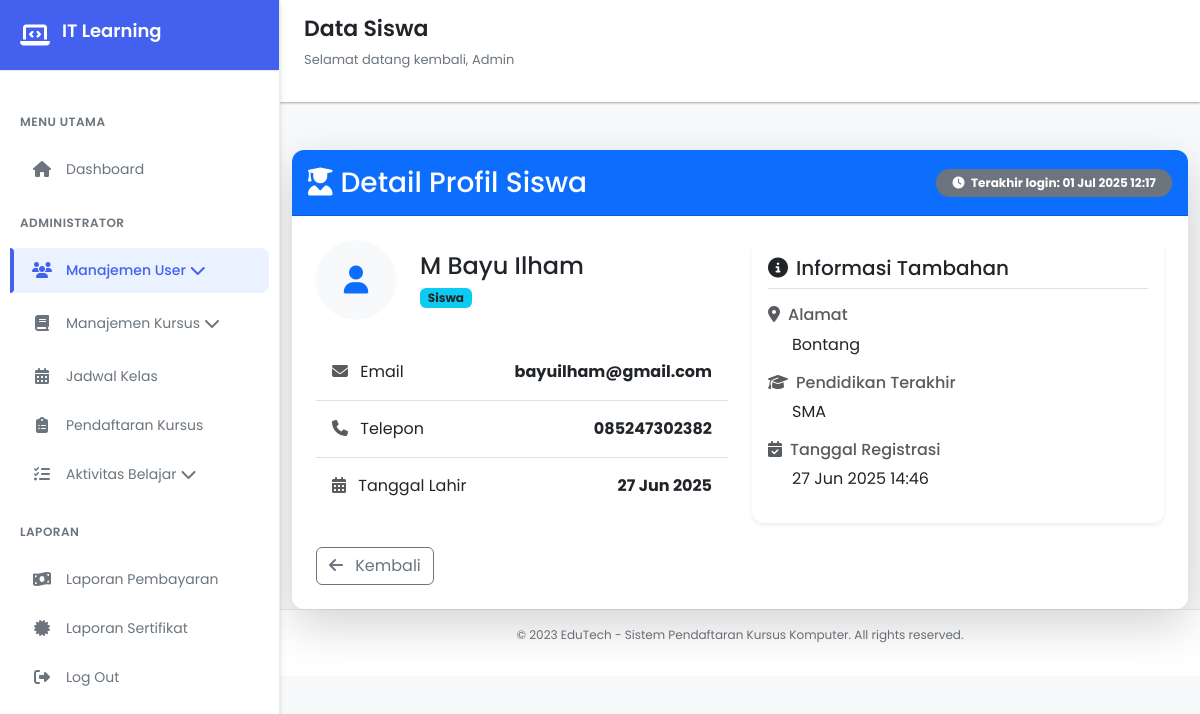
The page /views/dashboard/manajemen_user/detail_siswa.php?id=30 (signed in) on the database its author committed.
### tables this page shows
CREATE TABLE `students` (
  `student_id` int(11) NOT NULL,
  `pendidikan_terakhir` varchar(100) DEFAULT NULL,
  `tanggal_lahir` date DEFAULT NULL
);

CREATE TABLE `users` (
  `user_id` int(11) NOT NULL,
  `nama_lengkap` varchar(255) DEFAULT NULL,
  `email` varchar(255) DEFAULT NULL,
  `password_hash` varchar(255) DEFAULT NULL,
  `telepon` varchar(20) DEFAULT NULL,
  `alamat` text DEFAULT NULL,
  `tanggal_registrasi` datetime DEFAULT NULL,
  `last_login` datetime DEFAULT NULL,
  `role` enum('siswa','pengajar','admin') DEFAULT NULL
);

### views/dashboard/manajemen_user/detail_siswa.php (the view, shortened to what this page needs)
<?php
include '../../../database/koneksi.php';
$user_id = $_GET['id'];
$query = "SELECT users.*, students.pendidikan_terakhir, students.tanggal_lahir
          FROM users
          INNER JOIN students ON users.user_id = students.student_id
          WHERE users.user_id = $user_id";
$result = mysqli_query($conn, $query);
$data = mysqli_fetch_assoc($result);
 $last_login_time = !empty($data['last_login']) ? strtotime($data['last_login']) : null;
$is_online = $last_login_time && (time() - $last_login_time <= 600);
?>
<!DOCTYPE html>
<html lang="id">
<head>
    <link href="https://cdn.jsdelivr.net/npm/bootstrap@5.3.3/dist/css/bootstrap.min.css" rel="stylesheet">
    <link rel="stylesheet" href="https://cdnjs.cloudflare.com/ajax/libs/font-awesome/6.4.0/css/all.min.css">
    <link rel="stylesheet" href="../../../css/dasboard.css">
</head>
<body>
<div class="sidebar" id="sidebar">
        <div class="sidebar-header">
            <i class="fas fa-laptop-code"></i>
            <h2>IT Learning</h2>
        </div>
       <div class="sidebar-menu">
            <div class="menu-category">Menu Utama</div>
            <div class="menu-item " onclick="window.location.href='../dashboard.php'">
                <i class="fas fa-home"></i>
                <span>Dashboard</span>
             </div>
            <div class="menu-category">Administrator</div>
            <div class="menu-item active" onclick="toggleDropdown('user-dropdown')">
                <i class="fas fa-users"></i>
                <span>Manajemen User</span>
                <i class="fas fa-chevron-down ml-auto" id="user-chevron"></i>
            </div>
            <div class="menu-item" onclick="toggleDropdown('course-dropdown')">
                <i class="fas fa-book"></i>
                <span>Manajemen Kursus</span>
                <i class="fas fa-chevron-down ml-auto" id="course-chevron"></i>
            </div>
           <div class="menu-item" onclick="window.location.href='../jadwal/jadwal.php'">
                <i class="fas fa-calendar-alt"></i>
                <span>Jadwal Kelas</span>
            </div>
             <div class="menu-item" onclick="window.location.href='../pendaftaran_kursus/pendaftaran.php'">
                <i class="fas fa-clipboard-list"></i>
                <span>Pendaftaran Kursus</span>
            </div>
            <div class="menu-item" onclick="toggleDropdown('activity-dropdown')">
                <i class="fas fa-tasks"></i>
                <span>Aktivitas Belajar</span>
                <i class="fas fa-chevron-down ml-auto" id="activity-chevron"></i>
            </div>
            <div class="menu-category">Laporan</div>
              <div class="menu-item" onclick="window.location.href='../pembayaran/laporan_pembayaran.php'">
                <i class="fas fa-money-bill-wave"></i>
                <span>Laporan Pembayaran</span>
            </div>
            <div class="menu-item" onclick="window.location.href='../sertifikat/sertifikat.php'">
                <i class="fas fa-certificate"></i>
                <span>Laporan Sertifikat</span>
            </div>
           <div class="menu-item" onclick="window.location.href='../../../php/logout.php'">
                <i class="fas fa-sign-out-alt"></i>
                <span>Log Out</span>
            </div>
       </div>
    </div>
    <div class="main-content" id="mainContent">
        <div class="header">
            <div class="header-title">
                <h1>Data Siswa</h1>
                <p>Selamat datang kembali, Admin</p>
            </div>
        </div>
      <div class="container mt-5">
  <div class="card border-0 shadow-lg">
    <div class="card-header bg-primary text-white d-flex justify-content-between align-items-center py-3">
        <h3 class="mb-0"><i class="fas fa-user-graduate me-2"></i>Detail Profil Siswa</h3>
        <div>
            <?php if ($is_online): ?>
                <span class="badge bg-success rounded-pill px-3 py-2">
                    <i class="fas fa-circle me-1"></i> Online
                </span>
            <?php else: ?>
                <span class="badge bg-secondary rounded-pill px-3 py-2">
                    <i class="fas fa-clock me-1"></i>
                    <?= $data['last_login'] ? 'Terakhir login: ' . date("d M Y H:i", $last_login_time) : 'Belum login' ?>
                </span>
            <?php endif; ?>
        </div>
    </div>
    <div class="card-body p-4">
        <div class="row g-4">
            <div class="col-md-6">
                <div class="d-flex align-items-center mb-4">
                    <div class="flex-shrink-0">
                        <div class="bg-light rounded-circle d-flex align-items-center justify-content-center" style="width: 80px; height: 80px;">
                            <i class="fas fa-user text-primary fs-3"></i>
                        </div>
                    </div>
                    <div class="ms-4">
                        <h4 class="mb-1"><?= htmlspecialchars($data['nama_lengkap']) ?></h4>
                        <span class="badge bg-info text-dark text-capitalize"><?= $data['role'] ?></span>
                    </div>
                </div>
                <div class="list-group list-group-flush">
                    <div class="list-group-item d-flex justify-content-between align-items-center py-3">
                        <div>
                            <i class="fas fa-envelope text-muted me-2"></i>
                            <span>Email</span>
                        </div>
                        <span class="fw-bold"><?= htmlspecialchars($data['email']) ?></span>
                    </div>
                    <div class="list-group-item d-flex justify-content-between align-items-center py-3">
                        <div>
                            <i class="fas fa-phone text-muted me-2"></i>
                            <span>Telepon</span>
                        </div>
                        <span class="fw-bold"><?= htmlspecialchars($data['telepon']) ?></span>
                    </div>
                    <div class="list-group-item d-flex justify-content-between align-items-center py-3">
                        <div>
                            <i class="fas fa-calendar-alt text-muted me-2"></i>
                            <span>Tanggal Lahir</span>
                        </div>
                        <span class="fw-bold"><?= date("d M Y", strtotime($data['tanggal_lahir'])) ?></span>
                    </div>
                </div>
            </div>
            <div class="col-md-6">
                <div class="card h-100 border-0 shadow-sm">
                    <div class="card-body">
                        <h5 class="card-title border-bottom pb-2 mb-3"><i class="fas fa-info-circle me-2"></i>Informasi Tambahan</h5>
                        <div class="mb-3">
                            <h6 class="text-muted"><i class="fas fa-map-marker-alt me-2"></i>Alamat</h6>
                            <p class="ps-4"><?= nl2br(htmlspecialchars($data['alamat'])) ?></p>
                        </div>
                        <div class="mb-3">
                            <h6 class="text-muted"><i class="fas fa-graduation-cap me-2"></i>Pendidikan Terakhir</h6>
                            <p class="ps-4"><?= htmlspecialchars($data['pendidikan_terakhir']) ?></p>
                        </div>
                        <div class="mb-3">
                            <h6 class="text-muted"><i class="fas fa-calendar-check me-2"></i>Tanggal Registrasi</h6>
                            <p class="ps-4"><?= date("d M Y H:i", strtotime($data['tanggal_registrasi'])) ?></p>
                        </div>
                    </div>
                </div>
            </div>
        </div>
        <div class="d-flex justify-content-between mt-4">
            <a href="data_siswa.php" class="btn btn-outline-secondary">
                <i class="fas fa-arrow-left me-2"></i> Kembali
            </a>
        </div>
    </div>
</div>
</div>
 <div class="footer">
            <p>© 2023 EduTech - Sistem Pendaftaran Kursus Komputer. All rights reserved.</p>
        </div>
    </div>
</body>
</html>

### css/dasboard.css (style rules this page uses)
:root { --primary: #4361ee; --primary-dark: #3a56d4; --primary-light: #ebf2ff; --secondary: #3f37c9; --accent: #4895ef; --success: #4cc9f0; --warning: #f8961e; --danger: #f72585; --light: #f8f9fa; --dark: #212529; --gray: #6c757d; --light-gray: #e9ecef; --white: #ffffff; --shadow-sm: 0 1px 3px rgba(0,0,0,0.12), 0 1px 2px rgba(0,0,0,0.24); --shadow-md: 0 4px 6px rgba(0,0,0,0.1), 0 1px 3px rgba(0,0,0,0.08); --shadow-lg: 0 10px 25px rgba(0,0,0,0.1), 0 5px 10px rgba(0,0,0,0.05); --radius-sm: 8px; --radius-md: 12px; --radius-lg: 16px; --transition: all 0.3s cubic-bezier(0.25, 0.8, 0.25, 1); }
.card { border-radius: 0.75rem; }
.card-header { border-radius: 0.75rem 0.75rem 0 0 !important; }
* { margin: 0; padding: 0; box-sizing: border-box; font-family: 'Poppins', sans-serif; }
body { display: flex; min-height: 100vh; background-color: var(--light); color: var(--dark); transition: var(--transition); }
.sidebar { width: 280px; background: var(--white); height: 100vh; position: fixed; transition: var(--transition); z-index: 1000; box-shadow: var(--shadow-md); border-right: 1px solid var(--light-gray); display: flex; flex-direction: column; }
.sidebar-header { padding: 20px; display: flex; align-items: center; border-bottom: 1px solid var(--light-gray); background: var(--primary); color: var(--white); }
.sidebar-header i { font-size: 24px; margin-right: 12px; color: var(--white); }
.sidebar-header h2 { font-size: 18px; font-weight: 600; }
.sidebar-menu { padding: 20px 0; flex: 1; overflow-y: auto; }
.menu-category { padding: 12px 20px; font-size: 12px; font-weight: 600; text-transform: uppercase; letter-spacing: 0.5px; color: var(--gray); margin-top: 10px; }
.menu-item { padding: 12px 20px; display: flex; align-items: center; cursor: pointer; transition: var(--transition); margin: 4px 10px; border-radius: var(--radius-sm); color: var(--gray); }
.menu-item.active { background-color: var(--primary-light); color: var(--primary); font-weight: 500; position: relative; }
.menu-item.active::before { content: ''; position: absolute; left: 0; top: 0; height: 100%; width: 4px; background-color: var(--primary); border-radius: 0 var(--radius-sm) var(--radius-sm) 0; }
.menu-item i { width: 24px; margin-right: 12px; font-size: 16px; text-align: center; }
.menu-item span { font-size: 14px; }
.main-content { flex: 1; margin-left: 280px; transition: var(--transition); min-height: 100vh; display: flex; flex-direction: column; }
.header { display: flex; justify-content: space-between; align-items: center; padding: 16px 24px; background-color: var(--white); box-shadow: var(--shadow-sm); z-index: 100; position: sticky; top: 0; }
.header-title h1 { color: var(--dark); font-size: 22px; font-weight: 600; }
.header-title p { font-size: 13px; color: var(--gray); margin-top: 2px; }
.footer { text-align: center; padding: 16px; font-size: 12px; color: var(--gray); border-top: 1px solid var(--light-gray); background-color: var(--white); }

### rows shown on the page
students: student_id.last_login "01 Jul 2025 12:17", student_id.nama_lengkap "M Bayu Ilham", student_id.role "Siswa", student_id.email "bayuilham@gmail.com", student_id.telepon "085247302382", tanggal_lahir "27 Jun 2025", student_id.alamat "Bontang", pendidikan_terakhir "SMA", student_id.tanggal_registrasi "27 Jun 2025 14:46"
